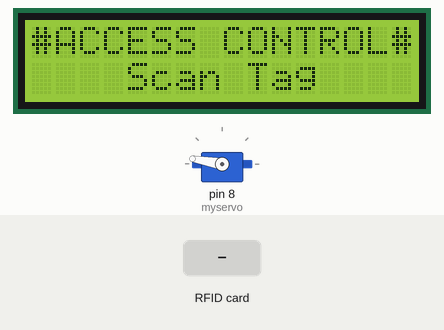
A sketch run on a simulated Arduino Uno, built with avr-gcc and run on an emulated ATmega328P. On the bench: 16×2 character LCD, servo. Inputs (shaded band) come from the test bench. What the sketch prints to the serial monitor is not drawn.

Above: at 3.3 s.
3.4 s: RFID card BC 2A 1A 4A held to the reader
At 3.7 s:
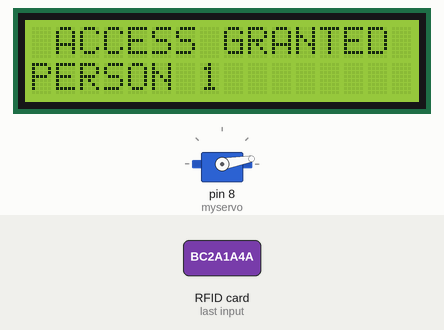
At 8.9 s:
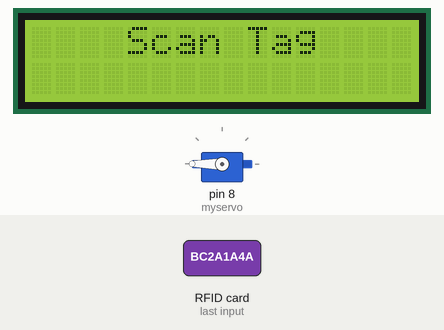
Timing chart, 0 to 10.4 s (numbered marks = the images above; inputs shaded):
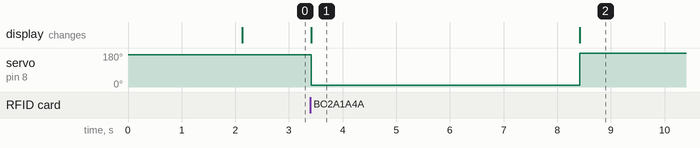

The sketch:

RFID_based_door_lock.ino
```cpp
#include<MFRC522.h>
#include<LiquidCrystal.h>
#include<SPI.h>
#include<Servo.h>
const int rs = 6, en = 7, d4 = 5, d5 = 4, d6 = 3, d7 = 2;
LiquidCrystal lcd(rs, en, d4, d5, d6, d7);
MFRC522 mfrc522(10, 9);
Servo myservo;
void setup()
{
  Serial.begin(9600);
  SPI.begin();
  lcd.begin(16, 2);
  lcd.clear();
  lcd.setCursor(0, 0);
  lcd.print(" WELCOME To ");
  lcd.setCursor(0, 1);
  lcd.print(" RFID DOOR LOCK");
  delay(2000);
  lcd.clear();
  myservo.attach(8);
  myservo.write(170);
  lcd.print("#ACCESS CONTROL#");
  lcd.setCursor(0, 1);
  lcd.print("    Scan Tag");
  mfrc522.PCD_Init();
  Serial.println("Scan Tag");
}
void loop()
{
  if (!mfrc522.PICC_IsNewCardPresent())
  {
    return;
  }
  if (!mfrc522.PICC_ReadCardSerial())
  {
    return;
  }
  String uid = "";
  Serial.println();
  Serial.print("UID=");
  for (int i = 0; i < mfrc522.uid.size; i++)
  {
    Serial.print(mfrc522.uid.uidByte[i] < 0x10 ? "0" : "");
    Serial.print(mfrc522.uid.uidByte[i], HEX);
    uid.concat(String(mfrc522.uid.uidByte[i] < 0x10 ? "0" : ""));
    uid.concat(String(mfrc522.uid.uidByte[i], HEX));
  }
  uid.toUpperCase();
  if (uid == "BC2A1A4A")
  {
    Serial.print("PERSON 1");
    lcd.clear();
    lcd.print(" ACCESS GRANTED");
    lcd.setCursor(0, 1);
    lcd.print("PERSON 1");
    myservo.write(10);
  }
  else if (uid == "5347ED14")
  {
    Serial.print("PERSON 2");
    lcd.clear();
    lcd.print(" ACCESS GRANTED");
    lcd.setCursor(0, 1);
    lcd.print("PERSON 2");
    myservo.write(5);
  }
  delay(5000);
  myservo.write(180);
  lcd.clear();
  lcd.print("    Scan Tag");
  return;
}
```

Measured:
- after the input at 3.4 s, servo on pin 8 (myservo): 170° → 10° at once, → 180° 5.0 s later; the display: changes at once (image 1)
- what the display in image 1 shows lasts 5.0 s, from 3.4 s to 8.4 s
